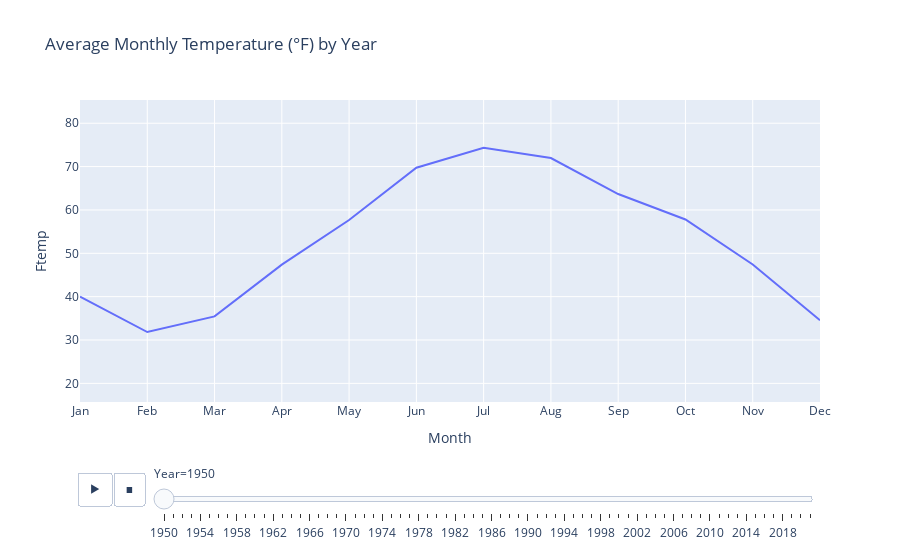

Notebook code cell kept with this figure:
### Code cell
import pandas as pd
import plotly.express as px

# 1. Load the data
data = pd.read_csv("weather.csv")

# 2. Convert 'time' to datetime and compute temperature in Fahrenheit
data['time'] = pd.to_datetime(data['time'])
data['Ftemp'] = (data['Ktemp'] - 273.15) * (9/5) + 32

# 3. Extract the year and month
data['Year'] = data['time'].dt.year
data['Month'] = data['time'].dt.month

# 4. Compute the average temperature for each (Year, Month)
monthly_avg = data.groupby(['Year', 'Month'], as_index=False)['Ftemp'].mean()

# 5. Create an interactive line plot that only shows ONE year’s data at a time
fig = px.line(
    monthly_avg, 
    x='Month', 
    y='Ftemp', 
    animation_frame='Year', 
    range_y=[monthly_avg['Ftemp'].min()-5, monthly_avg['Ftemp'].max()+5], 
    title="Average Monthly Temperature (°F) by Year"
)

# Optional: Improve month labels
fig.update_layout(
    xaxis=dict(
        tickmode='array',
        tickvals=list(range(1, 13)),
        ticktext=["Jan", "Feb", "Mar", "Apr", "May", "Jun", 
                  "Jul", "Aug", "Sep", "Oct", "Nov", "Dec"]
    )
)

# 6. Show the interactive figure
fig.show()

### Figure 1 — Plotly figure (JSON) as saved in the notebook; plotly's stock layout.template omitted (floating-point values rounded to 4 significant figures)
{"data": [{"hovertemplate": "Year=1950<br>Month=%{x}<br>Ftemp=%{y}<extra></extra>", "legendgroup": "", "line": {"color": "#636efa", "dash": "solid"}, "marker": {"symbol": "circle"}, "mode": "lines", "name": "", "orientation": "v", "showlegend": false, "type": "scatter", "x": [1, 2, 3, 4, 5, 6, 7, 8, 9, 10, 11, 12], "xaxis": "x", "y": [39.99, 31.84, 35.44, 47.38, 57.67, 69.74, 74.34, 71.97, 63.67, 57.8, 47.42, 34.57], "yaxis": "y"}], "layout": {"legend": {"tracegroupgap": 0}, "sliders": [{"active": 0, "currentvalue": {"prefix": "Year="}, "len": 0.9, "pad": {"b": 10, "t": 60}, "steps": [{"args": [["1950"], {"frame": {"duration": 0, "redraw": false}, "fromcurrent": true, "mode": "immediate", "transition": {"duration": 0, "easing": "linear"}}], "label": "1950", "method": "animate"}, {"args": [["1951"], {"frame": {"duration": 0, "redraw": false}, "fromcurrent": true, "mode": "immediate", "transition": {"duration": 0, "easing": "linear"}}], "label": "1951", "method": "animate"}, {"args": [["1952"], {"frame": {"duration": 0, "redraw": false}, "fromcurrent": true, "mode": "immediate", "transition": {"duration": 0, "easing": "linear"}}], "label": "1952", "method": "animate"}, {"args": [["1953"], {"frame": {"duration": 0, "redraw": false}, "fromcurrent": true, "mode": "immediate", "transition": {"duration": 0, "easing": "linear"}}], "label": "1953", "method": "animate"}, {"args": [["1954"], {"frame": {"duration": 0, "redraw": false}, "fromcurrent": true, "mode": "immediate", "transition": {"duration": 0, "easing": "linear"}}], "label": "1954", "method": "animate"}, {"args": [["1955"], {"frame": {"duration": 0, "redraw": false}, "fromcurrent": true, "mode": "immediate", "transition": {"duration": 0, "easing": "linear"}}], "label": "1955", "method": "animate"}, {"args": [["1956"], {"frame": {"duration": 0, "redraw": false}, "fromcurrent": true, "mode": "immediate", "transition": {"duration": 0, "easing": "linear"}}], "label": "1956", "method": "animate"}, {"args": [["1957"], {"frame": {"duration": 0, "redraw": false}, "fromcurrent": true, "mode": "immediate", "transition": {"duration": 0, "easing": "linear"}}], "label": "1957", "method": "animate"}, {"args": [["1958"], {"frame": {"duration": 0, "redraw": false}, "fromcurrent": true, "mode": "immediate", "transition": {"duration": 0, "easing": "linear"}}], "label": "1958", "method": "animate"}, {"args": [["1959"], {"frame": {"duration": 0, "redraw": false}, "fromcurrent": true, "mode": "immediate", "transition": {"duration": 0, "easing": "linear"}}], "label": "1959", "method": "animate"}, {"args": [["1960"], {"frame": {"duration": 0, "redraw": false}, "fromcurrent": true, "mode": "immediate", "transition": {"duration": 0, "easing": "linear"}}], "label": "1960", "method": "animate"}, {"args": [["1961"], {"frame": {"duration": 0, "redraw": false}, "fromcurrent": true, "mode": "immediate", "transition": {"duration": 0, "easing": "linear"}}], "label": "1961", "method": "animate"}, {"args": [["1962"], {"frame": {"duration": 0, "redraw": false}, "fromcurrent": true, "mode": "immediate", "transition": {"duration": 0, "easing": "linear"}}], "label": "1962", "method": "animate"}, {"args": [["1963"], {"frame": {"duration": 0, "redraw": false}, "fromcurrent": true, "mode": "immediate", "transition": {"duration": 0, "easing": "linear"}}], "label": "1963", "method": "animate"}, {"args": [["1964"], {"frame": {"duration": 0, "redraw": false}, "fromcurrent": true, "mode": "immediate", "transition": {"duration": 0, "easing": "linear"}}], "label": "1964", "method": "animate"}, {"args": [["1965"], {"frame": {"duration": 0, "redraw": false}, "fromcurrent": true, "mode": "immediate", "transition": {"duration": 0, "easing": "linear"}}], "label": "1965", "method": "animate"}, {"args": [["1966"], {"frame": {"duration": 0, "redraw": false}, "fromcurrent": true, "mode": "immediate", "transition": {"duration": 0, "easing": "linear"}}], "label": "1966", "method": "animate"}, {"args": [["1967"], {"frame": {"duration": 0, "redraw": false}, "fromcurrent": true, "mode": "immediate", "transition": {"duration": 0, "easing": "linear"}}], "label": "1967", "method": "animate"}, {"args": [["1968"], {"frame": {"duration": 0, "redraw": false}, "fromcurrent": true, "mode": "immediate", "transition": {"duration": 0, "easing": "linear"}}], "label": "1968", "method": "animate"}, {"args": [["1969"], {"frame": {"duration": 0, "redraw": false}, "fromcurrent": true, "mode": "immediate", "transition": {"duration": 0, "easing": "linear"}}], "label": "1969", "method": "animate"}, {"args": [["1970"], {"frame": {"duration": 0, "redraw": false}, "fromcurrent": true, "mode": "immediate", "transition": {"duration": 0, "easing": "linear"}}], "label": "1970", "method": "animate"}, {"args": [["1971"], {"frame": {"duration": 0, "redraw": false}, "fromcurrent": true, "mode": "immediate", "transition": {"duration": 0, "easing": "linear"}}], "label": "1971", "method": "animate"}, {"args": [["1972"], {"frame": {"duration": 0, "redraw": false}, "fromcurrent": true, "mode": "immediate", "transition": {"duration": 0, "easing": "linear"}}], "label": "1972", "method": "animate"}, {"args": [["1973"], {"frame": {"duration": 0, "redraw": false}, "fromcurrent": true, "mode": "immediate", "transition": {"duration": 0, "easing": "linear"}}], "label": "1973", "method": "animate"}, {"args": [["1974"], {"frame": {"duration": 0, "redraw": false}, "fromcurrent": true, "mode": "immediate", "transition": {"duration": 0, "easing": "linear"}}], "label": "1974", "method": "animate"}, {"args": [["1975"], {"frame": {"duration": 0, "redraw": false}, "fromcurrent": true, "mode": "immediate", "transition": {"duration": 0, "easing": "linear"}}], "label": "1975", "method": "animate"}, {"args": [["1976"], {"frame": {"duration": 0, "redraw": false}, "fromcurrent": true, "mode": "immediate", "transition": {"duration": 0, "easing": "linear"}}], "label": "1976", "method": "animate"}, {"args": [["1977"], {"frame": {"duration": 0, "redraw": false}, "fromcurrent": true, "mode": "immediate", "transition": {"duration": 0, "easing": "linear"}}], "label": "1977", "method": "animate"}, {"args": [["1978"], {"frame": {"duration": 0, "redraw": false}, "fromcurrent": true, "mode": "immediate", "transition": {"duration": 0, "easing": "linear"}}], "label": "1978", "method": "animate"}, {"args": [["1979"], {"frame": {"duration": 0, "redraw": false}, "fromcurrent": true, "mode": "immediate", "transition": {"duration": 0, "easing": "linear"}}], "label": "1979", "method": "animate"}, {"args": [["1980"], {"frame": {"duration": 0, "redraw": false}, "fromcurrent": true, "mode": "immediate", "transition": {"duration": 0, "easing": "linear"}}], "label": "1980", "method": "animate"}, {"args": [["1981"], {"frame": {"duration": 0, "redraw": false}, "fromcurrent": true, "mode": "immediate", "transition": {"duration": 0, "easing": "linear"}}], "label": "1981", "method": "animate"}, {"args": [["1982"], {"frame": {"duration": 0, "redraw": false}, "fromcurrent": true, "mode": "immediate", "transition": {"duration": 0, "easing": "linear"}}], "label": "1982", "method": "animate"}, {"args": [["1983"], {"frame": {"duration": 0, "redraw": false}, "fromcurrent": true, "mode": "immediate", "transition": {"duration": 0, "easing": "linear"}}], "label": "1983", "method": "animate"}, {"args": [["1984"], {"frame": {"duration": 0, "redraw": false}, "fromcurrent": true, "mode": "immediate", "transition": {"duration": 0, "easing": "linear"}}], "label": "1984", "method": "animate"}, {"args": [["1985"], {"frame": {"duration": 0, "redraw": false}, "fromcurrent": true, "mode": "immediate", "transition": {"duration": 0, "easing": "linear"}}], "label": "1985", "method": "animate"}, {"args": [["1986"], {"frame": {"duration": 0, "redraw": false}, "fromcurrent": true, "mode": "immediate", "transition": {"duration": 0, "easing": "linear"}}], "label": "1986", "method": "animate"}, {"args": [["1987"], {"frame": {"duration": 0, "redraw": false}, "fromcurrent": true, "mode": "immediate", "transition": {"duration": 0, "easing": "linear"}}], "label": "1987", "method": "animate"}, {"args": [["1988"], {"frame": {"duration": 0, "redraw": false}, "fromcurrent": true, "mode": "immediate", "transition": {"duration": 0, "easing": "linear"}}], "label": "1988", "method": "animate"}, {"args": [["1989"], {"frame": {"duration": 0, "redraw": false}, "fromcurrent": true, "mode": "immediate", "transition": {"duration": 0, "easing": "linear"}}], "label": "1989", "method": "animate"}, {"args": [["1990"], {"frame": {"duration": 0, "redraw": false}, "fromcurrent": true, "mode": "immediate", "transition": {"duration": 0, "easing": "linear"}}], "label": "1990", "method": "animate"}, {"args": [["1991"], {"frame": {"duration": 0, "redraw": false}, "fromcurrent": true, "mode": "immediate", "transition": {"duration": 0, "easing": "linear"}}], "label": "1991", "method": "animate"}, {"args": [["1992"], {"frame": {"duration": 0, "redraw": false}, "fromcurrent": true, "mode": "immediate", "transition": {"duration": 0, "easing": "linear"}}], "label": "1992", "method": "animate"}, {"args": [["1993"], {"frame": {"duration": 0, "redraw": false}, "fromcurrent": true, "mode": "immediate", "transition": {"duration": 0, "easing": "linear"}}], "label": "1993", "method": "animate"}, {"args": [["1994"], {"frame": {"duration": 0, "redraw": false}, "fromcurrent": true, "mode": "immediate", "transition": {"duration": 0, "easing": "linear"}}], "label": "1994", "method": "animate"}, {"args": [["1995"], {"frame": {"duration": 0, "redraw": false}, "fromcurrent": true, "mode": "immediate", "transition": {"duration": 0, "easing": "linear"}}], "label": "1995", "method": "animate"}, {"args": [["1996"], {"frame": {"duration": 0, "redraw": false}, "fromcurrent": true, "mode": "immediate", "transition": {"duration": 0, "easing": "linear"}}], "label": "1996", "method": "animate"}, {"args": [["1997"], {"frame": {"duration": 0, "redraw": false}, "fromcurrent": true, "mode": "immediate", "transition": {"duration": 0, "easing": "linear"}}], "label": "1997", "method": "animate"}, {"args": [["1998"], {"frame": {"duration": 0, "redraw": false}, "fromcurrent": true, "mode": "immediate", "transition": {"duration": 0, "easing": "linear"}}], "label": "1998", "method": "animate"}, {"args": [["1999"], {"frame": {"duration": 0, "redraw": false}, "fromcurrent": true, "mode": "immediate", "transition": {"duration": 0, "easing": "linear"}}], "label": "1999", "method": "animate"}, {"args": [["2000"], {"frame": {"duration": 0, "redraw": false}, "fromcurrent": true, "mode": "immediate", "transition": {"duration": 0, "easing": "linear"}}], "label": "2000", "method": "animate"}, {"args": [["2001"], {"frame": {"duration": 0, "redraw": false}, "fromcurrent": true, "mode": "immediate", "transition": {"duration": 0, "easing": "linear"}}], "label": "2001", "method": "animate"}, {"args": [["2002"], {"frame": {"duration": 0, "redraw": false}, "fromcurrent": true, "mode": "immediate", "transition": {"duration": 0, "easing": "linear"}}], "label": "2002", "method": "animate"}, {"args": [["2003"], {"frame": {"duration": 0, "redraw": false}, "fromcurrent": true, "mode": "immediate", "transition": {"duration": 0, "easing": "linear"}}], "label": "2003", "method": "animate"}, {"args": [["2004"], {"frame": {"duration": 0, "redraw": false}, "fromcurrent": true, "mode": "immediate", "transition": {"duration": 0, "easing": "linear"}}], "label": "2004", "method": "animate"}, {"args": [["2005"], {"frame": {"duration": 0, "redraw": false}, "fromcurrent": true, "mode": "immediate", "transition": {"duration": 0, "easing": "linear"}}], "label": "2005", "method": "animate"}, {"args": [["2006"], {"frame": {"duration": 0, "redraw": false}, "fromcurrent": true, "mode": "immediate", "transition": {"duration": 0, "easing": "linear"}}], "label": "2006", "method": "animate"}, {"args": [["2007"], {"frame": {"duration": 0, "redraw": false}, "fromcurrent": true, "mode": "immediate", "transition": {"duration": 0, "easing": "linear"}}], "label": "2007", "method": "animate"}, {"args": [["2008"], {"frame": {"duration": 0, "redraw": false}, "fromcurrent": true, "mode": "immediate", "transition": {"duration": 0, "easing": "linear"}}], "label": "2008", "method": "animate"}, {"args": [["2009"], {"frame": {"duration": 0, "redraw": false}, "fromcurrent": true, "mode": "immediate", "transition": {"duration": 0, "easing": "linear"}}], "label": "2009", "method": "animate"}, {"args": [["2010"], {"frame": {"duration": 0, "redraw": false}, "fromcurrent": true, "mode": "immediate", "transition": {"duration": 0, "easing": "linear"}}], "label": "2010", "method": "animate"}, {"args": [["2011"], {"frame": {"duration": 0, "redraw": false}, "fromcurrent": true, "mode": "immediate", "transition": {"duration": 0, "easing": "linear"}}], "label": "2011", "method": "animate"}, {"args": [["2012"], {"frame": {"duration": 0, "redraw": false}, "fromcurrent": true, "mode": "immediate", "transition": {"duration": 0, "easing": "linear"}}], "label": "2012", "method": "animate"}, {"args": [["2013"], {"frame": {"duration": 0, "redraw": false}, "fromcurrent": true, "mode": "immediate", "transition": {"duration": 0, "easing": "linear"}}], "label": "2013", "method": "animate"}, {"args": [["2014"], {"frame": {"duration": 0, "redraw": false}, "fromcurrent": true, "mode": "immediate", "transition": {"duration": 0, "easing": "linear"}}], "label": "2014", "method": "animate"}, {"args": [["2015"], {"frame": {"duration": 0, "redraw": false}, "fromcurrent": true, "mode": "immediate", "transition": {"duration": 0, "easing": "linear"}}], "label": "2015", "method": "animate"}, {"args": [["2016"], {"frame": {"duration": 0, "redraw": false}, "fromcurrent": true, "mode": "immediate", "transition": {"duration": 0, "easing": "linear"}}], "label": "2016", "method": "animate"}, {"args": [["2017"], {"frame": {"duration": 0, "redraw": false}, "fromcurrent": true, "mode": "immediate", "transition": {"duration": 0, "easing": "linear"}}], "label": "2017", "method": "animate"}, {"args": [["2018"], {"frame": {"duration": 0, "redraw": false}, "fromcurrent": true, "mode": "immediate", "transition": {"duration": 0, "easing": "linear"}}], "label": "2018", "method": "animate"}, {"args": [["2019"], {"frame": {"duration": 0, "redraw": false}, "fromcurrent": true, "mode": "immediate", "transition": {"duration": 0, "easing": "linear"}}], "label": "2019", "method": "animate"}, {"args": [["2020"], {"frame": {"duration": 0, "redraw": false}, "fromcurrent": true, "mode": "immediate", "transition": {"duration": 0, "easing": "linear"}}], "label": "2020", "method": "animate"}, {"args": [["2021"], {"frame": {"duration": 0, "redraw": false}, "fromcurrent": true, "mode": "immediate", "transition": {"duration": 0, "easing": "linear"}}], "label": "2021", "method": "animate"}], "x": 0.1, "xanchor": "left", "y": 0, "yanchor": "top"}], "title": {"text": "Average Monthly Temperature (°F) by Year"}, "updatemenus": [{"buttons": [{"args": [null, {"frame": {"duration": 500, "redraw": false}, "fromcurrent": true, "mode": "immediate", "transition": {"duration": 500, "easing": "linear"}}], "label": "&#9654;", "method": "animate"}, {"args": [[null], {"frame": {"duration": 0, "redraw": false}, "fromcurrent": true, "mode": "immediate", "transition": {"duration": 0, "easing": "linear"}}], "label": "&#9724;", "method": "animate"}], "direction": "left", "pad": {"r": 10, "t": 70}, "showactive": false, "type": "buttons", "x": 0.1, "xanchor": "right", "y": 0, "yanchor": "top"}], "xaxis": {"anchor": "y", "domain": [0, 1], "tickmode": "array", "ticktext": ["Jan", "Feb", "Mar", "Apr", "May", "Jun", "Jul", "Aug", "Sep", "Oct", "Nov", "Dec"], "tickvals": [1, 2, 3, 4, 5, 6, 7, 8, 9, 10, 11, 12], "title": {"text": "Month"}}, "yaxis": {"anchor": "x", "domain": [0, 1], "range": [15.7, 85.36], "title": {"text": "Ftemp"}}}}
